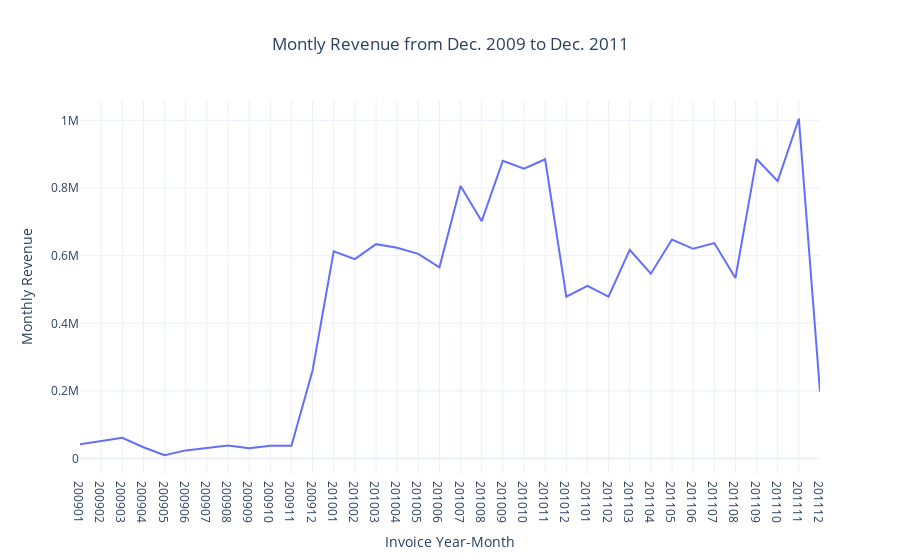

This figure's notebook cell:
### Code cell
line_fig = px.line(ctm_revenue, 
                   x = "InvoiceYearMonth", 
                   y = "Revenue", 
                   title = "Montly Revenue from Dec. 2009 to Dec. 2011", 
                   template= "plotly_white" 
                  )

line_fig.update_layout(title_x=0.5, 
                       showlegend=False, 
                       xaxis={"type": "category"}, 
                       xaxis_title="Invoice Year-Month", 
                       yaxis_title="Monthly Revenue"
                      )

line_fig.show(config={'displaylogo': False})

### Figure 1 — Plotly figure (JSON) as saved in the notebook; plotly's stock layout.template omitted (floating-point values rounded to 4 significant figures)
{"data": [{"hovertemplate": "InvoiceYearMonth=%{x}<br>Revenue=%{y}<extra></extra>", "legendgroup": "", "line": {"color": "#636efa", "dash": "solid"}, "marker": {"symbol": "circle"}, "mode": "lines", "name": "", "orientation": "v", "showlegend": false, "type": "scatter", "x": [200901, 200902, 200903, 200904, 200905, 200906, 200907, 200908, 200909, 200910, 200911, 200912, 201001, 201002, 201003, 201004, 201005, 201006, 201007, 201008, 201009, 201010, 201011, 201012, 201101, 201102, 201103, 201104, 201105, 201106, 201107, 201108, 201109, 201110, 201111, 201112], "xaxis": "x", "y": [42710.0, 52580.0, 61530.0, 33690.0, 9803.0, 24280.0, 32420.0, 39030.0, 30890.0, 37710.0, 38180.0, 260400.0, 612800.0, 589700.0, 633900.0, 623200.0, 605200.0, 565500.0, 806000.0, 701800.0, 880700.0, 857200.0, 884900.0, 478700.0, 510300.0, 479100.0, 617500.0, 546700.0, 647700.0, 620200.0, 637100.0, 533800.0, 885800.0, 820300.0, 1005000.0, 198000.0], "yaxis": "y"}], "layout": {"legend": {"tracegroupgap": 0}, "showlegend": false, "title": {"text": "Montly Revenue from Dec. 2009 to Dec. 2011", "x": 0.5}, "xaxis": {"anchor": "y", "domain": [0, 1], "title": {"text": "Invoice Year-Month"}, "type": "category"}, "yaxis": {"anchor": "x", "domain": [0, 1], "title": {"text": "Monthly Revenue"}}}}
